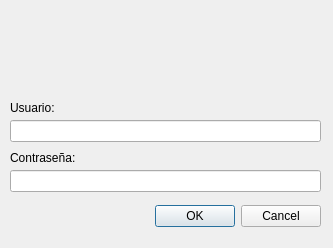
<?xml version="1.0" encoding="UTF-8"?>
<ui version="4.0">
 <class>Dialog</class>
 <widget class="QDialog" name="Dialog">
  <property name="geometry">
   <rect>
    <x>0</x>
    <y>0</y>
    <width>333</width>
    <height>248</height>
   </rect>
  </property>
  <property name="windowTitle">
   <string>Dialog</string>
  </property>
  <widget class="QDialogButtonBox" name="buttonBox">
   <property name="geometry">
    <rect>
     <x>30</x>
     <y>200</y>
     <width>291</width>
     <height>32</height>
    </rect>
   </property>
   <property name="orientation">
    <enum>Qt::Orientation::Horizontal</enum>
   </property>
   <property name="standardButtons">
    <set>QDialogButtonBox::StandardButton::Cancel|QDialogButtonBox::StandardButton::Ok</set>
   </property>
  </widget>
  <widget class="QLabel" name="label">
   <property name="geometry">
    <rect>
     <x>10</x>
     <y>100</y>
     <width>49</width>
     <height>16</height>
    </rect>
   </property>
   <property name="text">
    <string>Usuario:</string>
   </property>
  </widget>
  <widget class="QLineEdit" name="txtUserEmail">
   <property name="geometry">
    <rect>
     <x>10</x>
     <y>120</y>
     <width>311</width>
     <height>22</height>
    </rect>
   </property>
  </widget>
  <widget class="QLabel" name="label_2">
   <property name="geometry">
    <rect>
     <x>10</x>
     <y>150</y>
     <width>91</width>
     <height>16</height>
    </rect>
   </property>
   <property name="text">
    <string>Contraseña:</string>
   </property>
  </widget>
  <widget class="QLineEdit" name="txtPassEmail">
   <property name="geometry">
    <rect>
     <x>10</x>
     <y>170</y>
     <width>311</width>
     <height>22</height>
    </rect>
   </property>
   <property name="inputMask">
    <string/>
   </property>
   <property name="echoMode">
    <enum>QLineEdit::EchoMode::Password</enum>
   </property>
  </widget>
 </widget>
 <resources/>
 <connections>
  <connection>
   <sender>buttonBox</sender>
   <signal>accepted()</signal>
   <receiver>Dialog</receiver>
   <slot>accept()</slot>
   <hints>
    <hint type="sourcelabel">
     <x>248</x>
     <y>254</y>
    </hint>
    <hint type="destinationlabel">
     <x>157</x>
     <y>274</y>
    </hint>
   </hints>
  </connection>
  <connection>
   <sender>buttonBox</sender>
   <signal>rejected()</signal>
   <receiver>Dialog</receiver>
   <slot>reject()</slot>
   <hints>
    <hint type="sourcelabel">
     <x>316</x>
     <y>260</y>
    </hint>
    <hint type="destinationlabel">
     <x>286</x>
     <y>274</y>
    </hint>
   </hints>
  </connection>
 </connections>
</ui>
